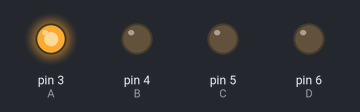
The sketch below on a simulated Arduino Uno, built with avr-gcc and run on an emulated ATmega328P. Parts: output pins drawn as LEDs (lit = HIGH).

Above: at 0.2 s.
At 1.2 s:
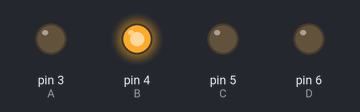
At 2.7 s:
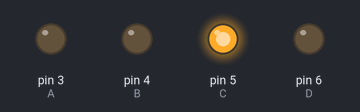
At 3.7 s:
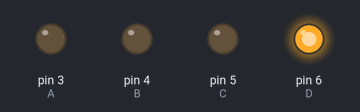
Timing chart, 0 to 4.6 s (numbered marks = the images above):
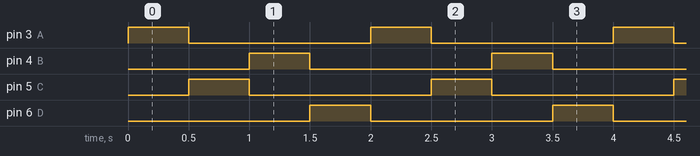

The sketch:

M5MoteurPasAPas.ino
```cpp
//definition des broches
const int A=3;
const int B=4;
const int C=5;
const int D=6;

//pour le tour de boucle
int c=0;

void setup()
{
    pinMode(A, OUTPUT);
    pinMode(B, OUTPUT);
    pinMode(C, OUTPUT);
    pinMode(D, OUTPUT);

    c=0;
}

void loop()
{

     faireMarcherUn(c);
     delay(500);
     c++;
     if(c==4)
       c=0;
}

void faireMarcherUn(int n)
{

  toutArreter();
  switch (n)
  {
    case 0:
      digitalWrite(A,1);
    break;
    case 1:
      digitalWrite(C,1);
    break;
    case 2:
      digitalWrite(B,1);
    break;
    case 3:
      digitalWrite(D,1);
    break;
  }
}

void toutArreter()
{
  digitalWrite(A,0);
  digitalWrite(B,0);
  digitalWrite(C,0);
  digitalWrite(D,0);
}
```

Measured:
- by itself, pin 3 (A), pin 4 (B), pin 5 (C), pin 6 (D): alternates HIGH for 0.50 s and LOW for 1.5 s
- by itself, everything shown: repeats every 2.0 s, in 4 steps
